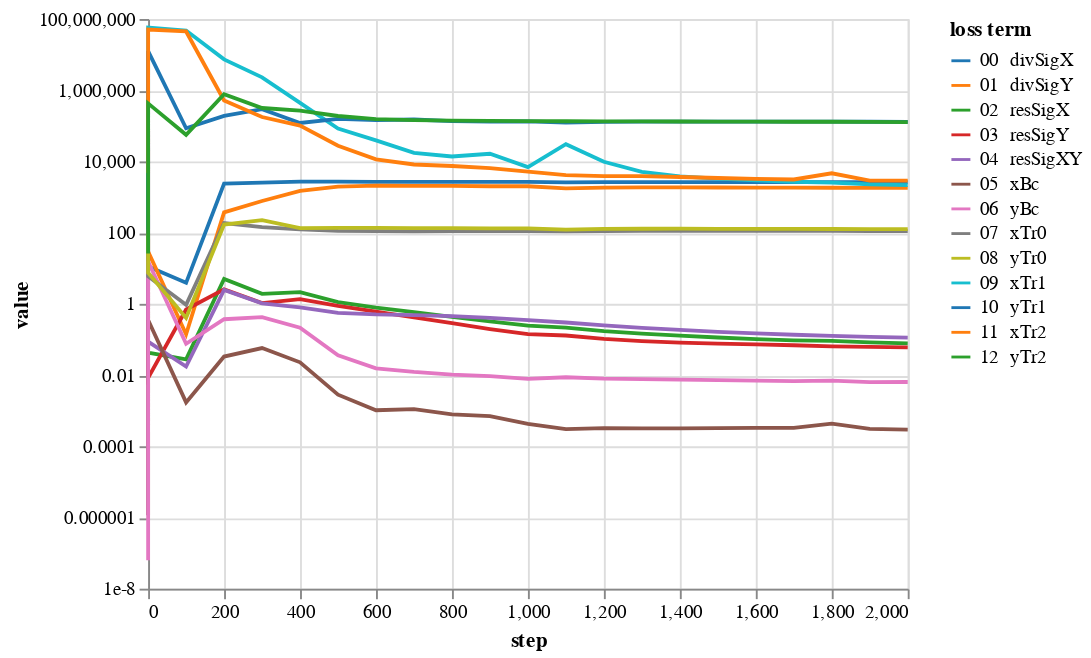

Notebook code cell kept with this figure:
### Code cell
bcNames = ['xBc','yBc','xTr0','yTr0','xTr1','yTr1','xTr2','yTr2']
# lines = alt.Chart(pd.DataFrame({'step':[1000,3000,4000]})).mark_rule(color='gray').encode(x='step:Q')
lossPlot(losshistory, bcNames)

### Figure 1 — Vega-Lite specification as saved in the notebook (floating-point values rounded to 4 significant figures)
{"config": {"view": {"continuousWidth": 400, "continuousHeight": 300}}, "data": {"name": "data-ccce398096a5d3c9346180dca2882747"}, "mark": "line", "encoding": {"color": {"type": "nominal", "field": "loss term", "scale": {"scheme": "category10"}, "sort": ["00  divSigX", "01  divSigY", "02  resSigX", "03  resSigY", "04  resSigXY", "05  xBc", "06  yBc", "07  xTr0", "08  yTr0", "09  xTr1", "10  yTr1", "11  xTr2", "12  yTr2"]}, "tooltip": [{"type": "nominal", "field": "loss term"}, {"type": "quantitative", "field": "value"}, {"type": "quantitative", "field": "step"}], "x": {"type": "quantitative", "field": "step"}, "y": {"type": "quantitative", "field": "value", "scale": {"type": "log"}}}, "transform": [{"fold": ["00  divSigX", "01  divSigY", "02  resSigX", "03  resSigY", "04  resSigXY", "05  xBc", "06  yBc", "07  xTr0", "08  yTr0", "09  xTr1", "10  yTr1", "11  xTr2", "12  yTr2"], "as": ["loss term", "value"]}], "$schema": "https://vega.github.io/schema/vega-lite/v4.8.1.json", "datasets": {"data-ccce398096a5d3c9346180dca2882747": [{"00  divSigX": 325.3, "01  divSigY": 68.46, "02  resSigX": 21130.0, "03  resSigY": 72650.0, "04  resSigXY": 34220.0, "05  xBc": 1.161e-06, "06  yBc": 6.322e-08, "07  xTr0": 83.84, "08  yTr0": 93.67, "09  xTr1": 4884.0, "10  yTr1": 123.0, "11  xTr2": 4724.0, "12  yTr2": 25.84, "step": 0}, {"00  divSigX": 11.18, "01  divSigY": 29.35, "02  resSigX": 0.04281, "03  resSigY": 0.008299, "04  resSigXY": 0.0864, "05  xBc": 0.3502, "06  yBc": 15.44, "07  xTr0": 5.89, "08  yTr0": 7.464, "09  xTr1": 57690000.0, "10  yTr1": 12550000.0, "11  xTr2": 50470000.0, "12  yTr2": 425700.0, "step": 0}, {"00  divSigX": 3.894, "01  divSigY": 0.1403, "02  resSigX": 0.0277, "03  resSigY": 0.6923, "04  resSigXY": 0.01734, "05  xBc": 0.00171, "06  yBc": 0.0754, "07  xTr0": 0.9369, "08  yTr0": 0.4029, "09  xTr1": 47250000.0, "10  yTr1": 85470.0, "11  xTr2": 44650000.0, "12  yTr2": 55990.0, "step": 100}, {"00  divSigX": 2377.0, "01  divSigY": 371.7, "02  resSigX": 5.003, "03  resSigY": 2.545, "04  resSigXY": 2.461, "05  xBc": 0.03304, "06  yBc": 0.3695, "07  xTr0": 185.1, "08  yTr0": 168.2, "09  xTr1": 7349000.0, "10  yTr1": 188900.0, "11  xTr2": 513600.0, "12  yTr2": 768400.0, "step": 200}, {"00  divSigX": 2540.0, "01  divSigY": 773.6, "02  resSigX": 1.904, "03  resSigY": 1.05, "04  resSigXY": 1.036, "05  xBc": 0.05741, "06  yBc": 0.423, "07  xTr0": 142.7, "08  yTr0": 224.1, "09  xTr1": 2302000.0, "10  yTr1": 292800.0, "11  xTr2": 176300.0, "12  yTr2": 316000.0, "step": 300}, {"00  divSigX": 2694.0, "01  divSigY": 1495.0, "02  resSigX": 2.138, "03  resSigY": 1.359, "04  resSigXY": 0.7921, "05  xBc": 0.02278, "06  yBc": 0.2132, "07  xTr0": 122.8, "08  yTr0": 134.2, "09  xTr1": 439300.0, "10  yTr1": 120300.0, "11  xTr2": 101600.0, "12  yTr2": 268200.0, "step": 400}, {"00  divSigX": 2694.0, "01  divSigY": 1959.0, "02  resSigX": 1.125, "03  resSigY": 0.871, "04  resSigXY": 0.5564, "05  xBc": 0.002819, "06  yBc": 0.0358, "07  xTr0": 112.5, "08  yTr0": 135.5, "09  xTr1": 84010.0, "10  yTr1": 156100.0, "11  xTr2": 27650.0, "12  yTr2": 188700.0, "step": 500}, {"00  divSigX": 2673.0, "01  divSigY": 2095.0, "02  resSigX": 0.7878, "03  resSigY": 0.6092, "04  resSigXY": 0.503, "05  xBc": 0.001029, "06  yBc": 0.01539, "07  xTr0": 110.0, "08  yTr0": 135.8, "09  xTr1": 39130.0, "10  yTr1": 144100.0, "11  xTr2": 11460.0, "12  yTr2": 154400.0, "step": 600}, {"00  divSigX": 2652.0, "01  divSigY": 2061.0, "02  resSigX": 0.5835, "03  resSigY": 0.4174, "04  resSigXY": 0.4847, "05  xBc": 0.001108, "06  yBc": 0.01222, "07  xTr0": 108.7, "08  yTr0": 133.2, "09  xTr1": 17380.0, "10  yTr1": 150300.0, "11  xTr2": 8193.0, "12  yTr2": 143600.0, "step": 700}, {"00  divSigX": 2659.0, "01  divSigY": 2069.0, "02  resSigX": 0.4302, "03  resSigY": 0.2853, "04  resSigXY": 0.4517, "05  xBc": 0.0007881, "06  yBc": 0.01031, "07  xTr0": 109.8, "08  yTr0": 133.1, "09  xTr1": 13740.0, "10  yTr1": 136100.0, "11  xTr2": 7426.0, "12  yTr2": 139000.0, "step": 800}, {"00  divSigX": 2648.0, "01  divSigY": 2009.0, "02  resSigX": 0.3213, "03  resSigY": 0.1955, "04  resSigXY": 0.4012, "05  xBc": 0.0007051, "06  yBc": 0.009294, "07  xTr0": 110.1, "08  yTr0": 130.9, "09  xTr1": 16400.0, "10  yTr1": 130200.0, "11  xTr2": 6511.0, "12  yTr2": 136700.0, "step": 900}, {"00  divSigX": 2654.0, "01  divSigY": 2009.0, "02  resSigX": 0.2452, "03  resSigY": 0.1407, "04  resSigXY": 0.3475, "05  xBc": 0.0004244, "06  yBc": 0.007775, "07  xTr0": 110.7, "08  yTr0": 131.5, "09  xTr1": 6934.0, "10  yTr1": 134000.0, "11  xTr2": 5202.0, "12  yTr2": 135400.0, "step": 1000}, {"00  divSigX": 2654.0, "01  divSigY": 2009.0, "02  resSigX": 0.2452, "03  resSigY": 0.1407, "04  resSigXY": 0.3475, "05  xBc": 0.0004244, "06  yBc": 0.007775, "07  xTr0": 110.7, "08  yTr0": 131.5, "09  xTr1": 6934.0, "10  yTr1": 134000.0, "11  xTr2": 5202.0, "12  yTr2": 135400.0, "step": 1000}, {"00  divSigX": 2587.0, "01  divSigY": 1754.0, "02  resSigX": 0.2143, "03  resSigY": 0.1289, "04  resSigXY": 0.2995, "05  xBc": 0.0003015, "06  yBc": 0.008665, "07  xTr0": 108.4, "08  yTr0": 121.9, "09  xTr1": 30440.0, "10  yTr1": 124000.0, "11  xTr2": 4140.0, "12  yTr2": 134200.0, "step": 1100}, {"00  divSigX": 2619.0, "01  divSigY": 1825.0, "02  resSigX": 0.1714, "03  resSigY": 0.1043, "04  resSigXY": 0.248, "05  xBc": 0.0003232, "06  yBc": 0.00789, "07  xTr0": 111.2, "08  yTr0": 126.7, "09  xTr1": 9745.0, "10  yTr1": 129400.0, "11  xTr2": 3876.0, "12  yTr2": 133900.0, "step": 1200}, {"00  divSigX": 2629.0, "01  divSigY": 1858.0, "02  resSigX": 0.1457, "03  resSigY": 0.08994, "04  resSigXY": 0.2115, "05  xBc": 0.0003191, "06  yBc": 0.007663, "07  xTr0": 112.2, "08  yTr0": 128.5, "09  xTr1": 5085.0, "10  yTr1": 131100.0, "11  xTr2": 3847.0, "12  yTr2": 133000.0, "step": 1300}, {"00  divSigX": 2629.0, "01  divSigY": 1861.0, "02  resSigX": 0.1274, "03  resSigY": 0.08173, "04  resSigXY": 0.1849, "05  xBc": 0.0003182, "06  yBc": 0.007462, "07  xTr0": 112.5, "08  yTr0": 128.7, "09  xTr1": 3805.0, "10  yTr1": 131500.0, "11  xTr2": 3648.0, "12  yTr2": 132200.0, "step": 1400}, {"00  divSigX": 2627.0, "01  divSigY": 1852.0, "02  resSigX": 0.1133, "03  resSigY": 0.07648, "04  resSigXY": 0.1642, "05  xBc": 0.000324, "06  yBc": 0.007243, "07  xTr0": 112.4, "08  yTr0": 128.3, "09  xTr1": 3288.0, "10  yTr1": 131300.0, "11  xTr2": 3424.0, "12  yTr2": 131500.0, "step": 1500}, {"00  divSigX": 2623.0, "01  divSigY": 1841.0, "02  resSigX": 0.1025, "03  resSigY": 0.07239, "04  resSigXY": 0.1481, "05  xBc": 0.0003293, "06  yBc": 0.007007, "07  xTr0": 112.2, "08  yTr0": 127.7, "09  xTr1": 2950.0, "10  yTr1": 131000.0, "11  xTr2": 3237.0, "12  yTr2": 130700.0, "step": 1600}, {"00  divSigX": 2619.0, "01  divSigY": 1830.0, "02  resSigX": 0.09432, "03  resSigY": 0.06862, "04  resSigXY": 0.1354, "05  xBc": 0.0003305, "06  yBc": 0.00677, "07  xTr0": 111.9, "08  yTr0": 127.2, "09  xTr1": 2683.0, "10  yTr1": 130600.0, "11  xTr2": 3109.0, "12  yTr2": 129800.0, "step": 1700}, {"00  divSigX": 2613.0, "01  divSigY": 1821.0, "02  resSigX": 0.09073, "03  resSigY": 0.06425, "04  resSigXY": 0.1263, "05  xBc": 0.0004318, "06  yBc": 0.006935, "07  xTr0": 111.7, "08  yTr0": 126.5, "09  xTr1": 2550.0, "10  yTr1": 130400.0, "11  xTr2": 4637.0, "12  yTr2": 130100.0, "step": 1800}, {"00  divSigX": 2610.0, "01  divSigY": 1814.0, "02  resSigX": 0.08252, "03  resSigY": 0.06188, "04  resSigXY": 0.1185, "05  xBc": 0.000308, "06  yBc": 0.00636, "07  xTr0": 111.1, "08  yTr0": 126.2, "09  xTr1": 2273.0, "10  yTr1": 129900.0, "11  xTr2": 2903.0, "12  yTr2": 128200.0, "step": 1900}, {"00  divSigX": 2604.0, "01  divSigY": 1810.0, "02  resSigX": 0.07792, "03  resSigY": 0.05957, "04  resSigXY": 0.1132, "05  xBc": 0.000293, "06  yBc": 0.006373, "07  xTr0": 110.6, "08  yTr0": 125.7, "09  xTr1": 2144.0, "10  yTr1": 129600.0, "11  xTr2": 2877.0, "12  yTr2": 127400.0, "step": 2000}]}}
